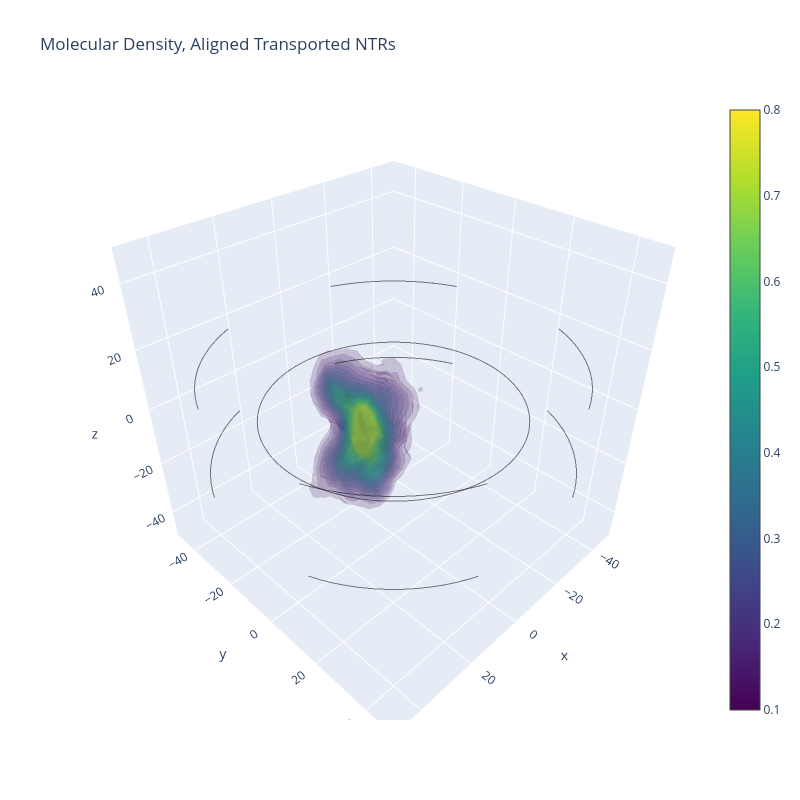
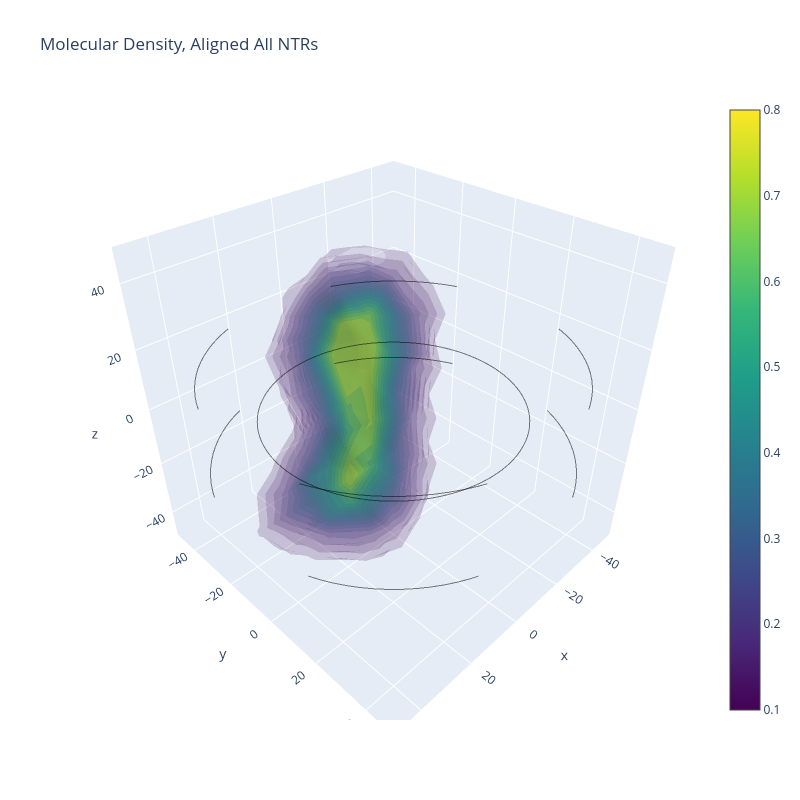

The code cell stored with these charts, in order, in its notebook:
### Code cell
# fig = plot_molecular_density_volume(passed_trajs)
fig = plot_molecular_density_volume(align_trajectories(passed_trajs, lock_to_eights=True, only_in_pore=False), axis_range=[-50, 50], title="Molecular Density, Aligned Transported NTRs")
sample_trajs = np.random.default_rng().choice(trajectories, size=200, replace=False, axis=0, shuffle=True,)
fig = plot_molecular_density_volume(align_trajectories(sample_trajs, lock_to_eights=True, only_in_pore=False), axis_range=[-50, 50], title="Molecular Density, Aligned All NTRs")
